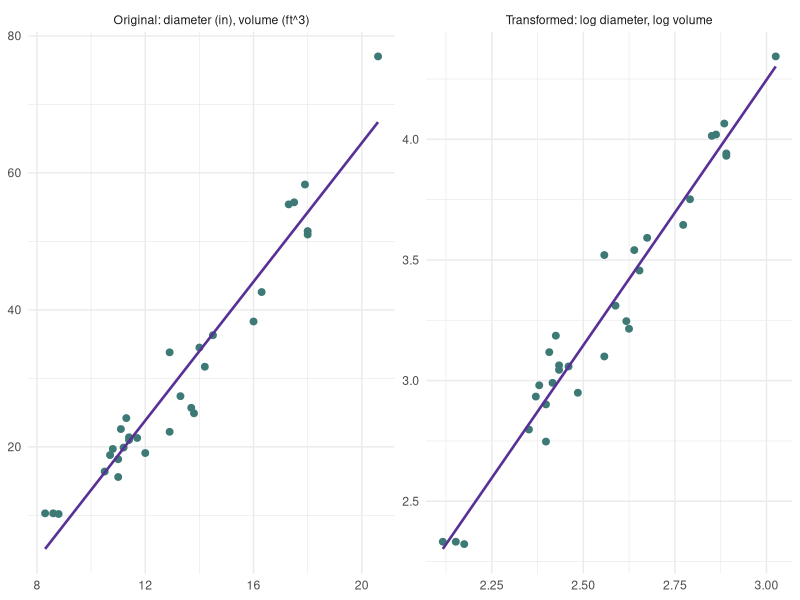
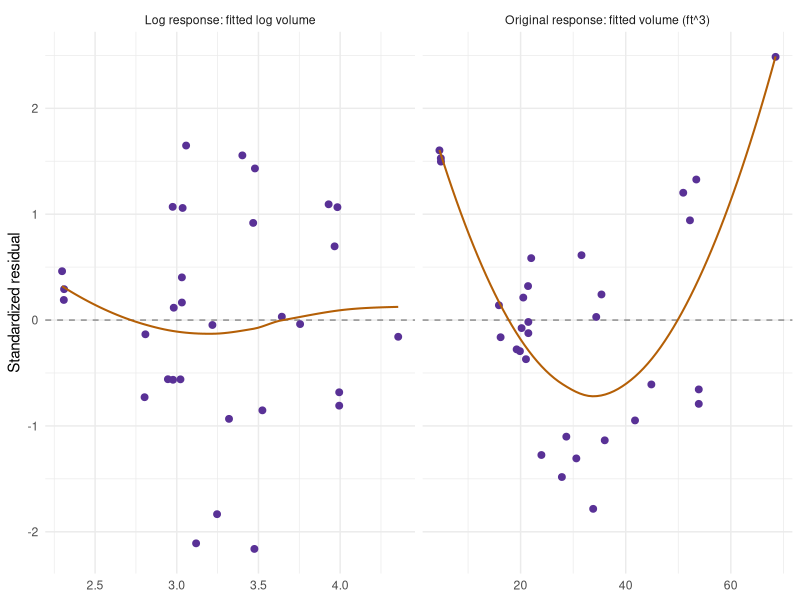
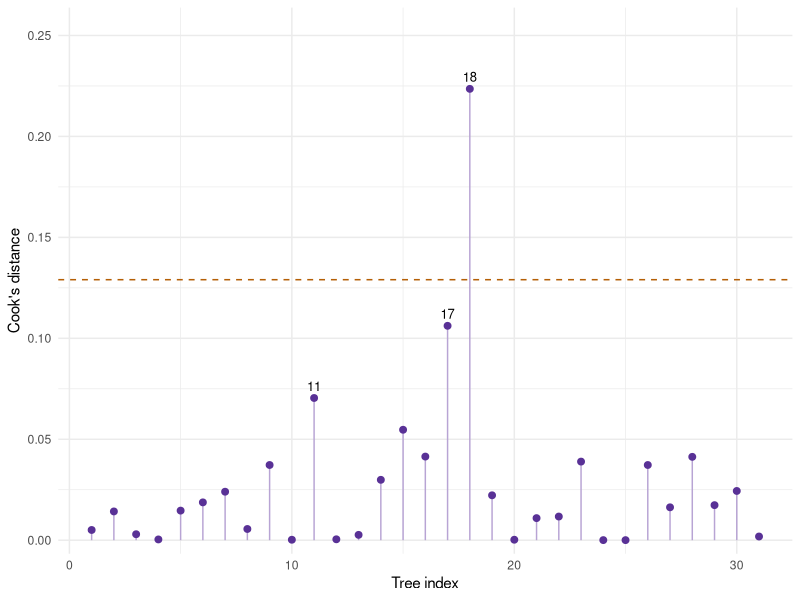
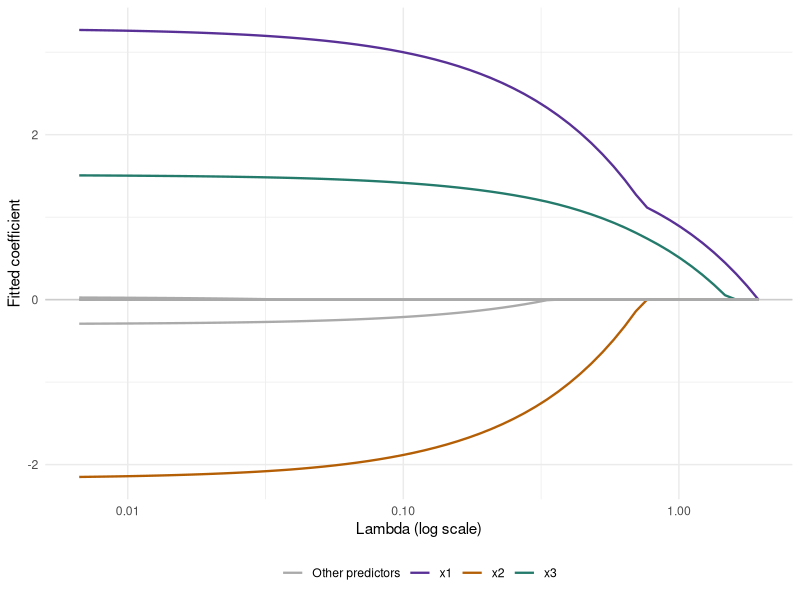
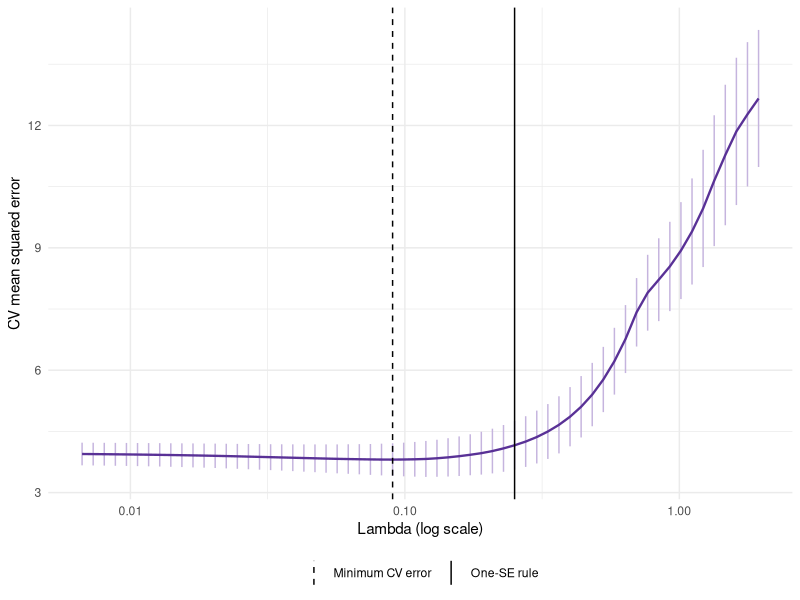

These figures' R source, in order:
## ---- chunk 1
#| label: ch7-tree-models
library(ggplot2)
ch7_trees <- transform(datasets::trees, Diameter = Girth)
ch7_raw <- lm(Volume ~ Diameter + Height, data = ch7_trees)
ch7_log <- lm(log(Volume) ~ log(Diameter) + log(Height), data = ch7_trees)
knitr::kable(data.frame(Term = names(coef(ch7_log)),
  Estimate = unname(coef(ch7_log))), digits = 3, row.names = FALSE)
## ---- chunk 2
#| label: fig-ch7-tree-scales
#| echo: false
#| fig-pos: "H"
#| fig-width: 7
#| fig-height: 3.3
#| fig-cap: "The same 31 trees on two scales, each with a simple least-squares line using diameter alone. The log-log view motivates a power relationship; the fitted multiple regression above also adjusts for height. This plot does not establish that the transformed model is adequate."
#| fig-alt: "Side-by-side plots show volume versus diameter on the original scale and log volume versus log diameter. A purple straight line is fitted separately in each panel."
ch7_scale <- rbind(
  data.frame(x = ch7_trees$Diameter, y = ch7_trees$Volume,
    Scale = "Original: diameter (in), volume (ft^3)"),
  data.frame(x = log(ch7_trees$Diameter), y = log(ch7_trees$Volume),
    Scale = "Transformed: log diameter, log volume"))
ggplot(ch7_scale, aes(x, y)) +
  geom_point(colour = "#3D7975", size = 2) +
  geom_smooth(method = "lm", formula = y ~ x, se = FALSE,
    colour = "#593196", linewidth = 0.9) +
  facet_wrap(~ Scale, scales = "free", nrow = 1) +
  labs(x = NULL, y = NULL) + theme_minimal(base_size = 11)
## ---- chunk 3
#| label: fig-ch7-tree-residuals
#| echo: false
#| fig-pos: "H"
#| fig-width: 7
#| fig-height: 3.3
#| fig-cap: "Standardized residuals from the additive original-scale model and the log-log model, both using diameter and height. The smooth orange line helps reveal remaining mean structure. Inspect each pattern; their fitted-value scales differ, so raw SSE or R-squared values across response scales would not be a fair comparison."
#| fig-alt: "Two panels compare standardized residuals versus fitted values for the original and log-response tree models, with zero reference lines and smooth trend lines."
ch7_res <- rbind(
  data.frame(Fitted = fitted(ch7_raw), Residual = rstandard(ch7_raw),
    Model = "Original response: fitted volume (ft^3)"),
  data.frame(Fitted = fitted(ch7_log), Residual = rstandard(ch7_log),
    Model = "Log response: fitted log volume"))
ggplot(ch7_res, aes(Fitted, Residual)) +
  geom_hline(yintercept = 0, linetype = "dashed", colour = "grey55") +
  geom_point(colour = "#593196", size = 2) +
  geom_smooth(method = "loess", formula = y ~ x, span = 1,
    se = FALSE, colour = "#B45F06", linewidth = 0.7) +
  facet_wrap(~ Model, scales = "free_x", nrow = 1) +
  labs(x = NULL, y = "Standardized residual") + theme_minimal(base_size = 11)
## ---- chunk 4
#| label: ch7-back-transform
ch7_newtree <- data.frame(Diameter = 15, Height = 80)
ch7_eta <- as.numeric(predict(ch7_log, newdata = ch7_newtree))
knitr::kable(data.frame(
  `Median volume` = exp(ch7_eta),
  `Mean volume, lognormal correction` = exp(ch7_eta + sigma(ch7_log)^2 / 2),
  check.names = FALSE), digits = 2,
  caption = "Predicted cubic feet for diameter 15 inches and height 80 feet.")
## ---- chunk 5
#| label: ch7-tree-influence
ch7_diag <- data.frame(Tree = seq_len(nrow(ch7_trees)),
  Studentized = rstudent(ch7_log), Leverage = hatvalues(ch7_log),
  Cook = cooks.distance(ch7_log))
ch7_top <- head(order(ch7_diag$Cook, decreasing = TRUE), 3)
## ---- chunk 6
#| label: fig-ch7-tree-cook
#| echo: false
#| fig-pos: "H"
#| fig-width: 6.5
#| fig-height: 2.2
#| fig-cap: "Cook's distances for the log-volume model. Labels mark the three largest values; the dashed 4/n line is only a screening guide. Tree 18 deserves a sensitivity check, not automatic deletion."
#| fig-alt: "A stem plot of Cook's distance by tree index. Tree 18 is highest at about 0.224, above a dashed 4/31 screening line; trees 17 and 11 are also labeled."
ggplot(ch7_diag, aes(Tree, Cook)) +
  geom_hline(yintercept = 4 / nrow(ch7_diag), linetype = "dashed",
    colour = "#B45F06") +
  geom_segment(aes(xend = Tree, y = 0, yend = Cook), colour = "#B8A4D4") +
  geom_point(colour = "#593196", size = 2) +
  geom_text(data = ch7_diag[ch7_top, ], aes(label = Tree),
    vjust = -0.7, size = 3.3) +
  scale_y_continuous(expand = expansion(mult = c(0.03, 0.18))) +
  labs(x = "Tree index", y = "Cook's distance") + theme_minimal(base_size = 11)
## ---- chunk 7
#| label: ch7-tree-influence-table
#| echo: false
knitr::kable(ch7_diag[ch7_top, ], digits = 3, row.names = FALSE)
## ---- chunk 8
#| label: ch7-tree-sensitivity
ch7_flag <- which.max(ch7_diag$Cook)
ch7_log_without <- update(ch7_log, data = ch7_trees[-ch7_flag, ])
knitr::kable(data.frame(Term = names(coef(ch7_log)),
  All_trees = unname(coef(ch7_log)),
  Omit_flagged_tree = unname(coef(ch7_log_without))),
  digits = 3, row.names = FALSE,
  col.names = c("Term", "All trees", "Omit flagged tree"))
## ---- chunk 9
#| label: ch7-selection-data
set.seed(8561)
ch7_n <- 160
ch7_X <- matrix(rnorm(ch7_n * 8), nrow = ch7_n)
ch7_X[, 2] <- 0.7 * ch7_X[, 1] + sqrt(1 - 0.7^2) * ch7_X[, 2]
colnames(ch7_X) <- paste0("x", 1:8)
ch7_dat <- data.frame(y = 5 + 3 * ch7_X[, 1] - 2 * ch7_X[, 2] +
  1.5 * ch7_X[, 3] + rnorm(ch7_n, sd = 2), ch7_X)
ch7_id <- sample(seq_len(ch7_n), 120)
ch7_train <- ch7_dat[ch7_id, ]
ch7_test <- ch7_dat[-ch7_id, ]
ch7_folds <- sample(rep(1:5, length.out = nrow(ch7_train)))
## ---- chunk 10
#| label: ch7-subset-search
ch7_null <- lm(y ~ 1, data = ch7_train, na.action = na.fail)
ch7_full <- lm(y ~ ., data = ch7_train, na.action = na.fail)
ch7_scope <- list(lower = formula(ch7_null), upper = formula(ch7_full))
ch7_forward <- step(ch7_null, scope = ch7_scope,
  direction = "forward", trace = 0)
ch7_backward <- step(ch7_full, scope = ch7_scope,
  direction = "backward", trace = 0)
ch7_both <- step(ch7_null, scope = ch7_scope,
  direction = "both", trace = 0)
ch7_searches <- list(Forward = ch7_forward, Backward = ch7_backward,
  Stepwise = ch7_both)
knitr::kable(data.frame(
  Search = names(ch7_searches),
  Selected = vapply(ch7_searches, function(m)
    paste(attr(terms(m), "term.labels"), collapse = ", "), character(1)),
  AIC = vapply(ch7_searches, AIC, numeric(1))), digits = 2, row.names = FALSE)
## ---- chunk 11
#| label: ch7-penalty-cv
library(glmnet)
ch7_xtrain <- as.matrix(ch7_train[paste0("x", 1:8)])
ch7_xtest <- as.matrix(ch7_test[paste0("x", 1:8)])
ch7_ridge <- cv.glmnet(ch7_xtrain, ch7_train$y,
  alpha = 0, foldid = ch7_folds, standardize = TRUE, type.measure = "mse")
ch7_lasso <- cv.glmnet(ch7_xtrain, ch7_train$y,
  alpha = 1, foldid = ch7_folds, standardize = TRUE, type.measure = "mse")
## ---- chunk 12
#| label: fig-ch7-lasso-path
#| echo: false
#| fig-pos: "H"
#| fig-width: 7
#| fig-height: 3.5
#| fig-cap: "Lasso coefficient paths from the sensor training data. Larger penalties move slopes toward zero. The three true signal predictors are colored; the other five are gray. A path displays fitted coefficients, not confidence intervals."
#| fig-alt: "Lasso coefficient paths against lambda on a log scale; x1, x2, and x3 are colored and the other five predictors are gray. More paths become zero at larger penalties."
ch7_b <- as.matrix(ch7_lasso$glmnet.fit$beta)
ch7_path <- data.frame(Lambda = rep(ch7_lasso$lambda, each = nrow(ch7_b)),
  Coefficient = as.vector(ch7_b),
  Predictor = rep(rownames(ch7_b), times = ncol(ch7_b)))
ch7_path$Label <- ifelse(ch7_path$Predictor %in% c("x1", "x2", "x3"),
  ch7_path$Predictor, "Other predictors")
ggplot(ch7_path, aes(Lambda, Coefficient, group = Predictor, colour = Label)) +
  geom_hline(yintercept = 0, colour = "grey80") +
  geom_line(linewidth = 0.8) + scale_x_log10() +
  scale_colour_manual(values = c(x1 = "#593196", x2 = "#B45F06",
    x3 = "#247A6B", `Other predictors` = "#AAAAAA")) +
  labs(x = "Lambda (log scale)", y = "Fitted coefficient", colour = NULL) +
  theme_minimal(base_size = 11) + theme(legend.position = "bottom")
## ---- chunk 13
#| label: fig-ch7-lasso-cv
#| echo: false
#| fig-pos: "H"
#| fig-width: 6.5
#| fig-height: 3.3
#| fig-cap: "Five-fold CV within the sensor training set. Bars show plus or minus one estimated CV standard error, not confidence intervals for individual responses. Dashed: minimum-error lambda. Solid: the more regularized one-SE choice used below."
#| fig-alt: "Cross-validation mean squared error for lasso versus lambda, with standard-error bars and vertical lines for lambda.min and lambda.1se."
ch7_cvplot <- data.frame(Lambda = ch7_lasso$lambda, MSE = ch7_lasso$cvm,
  SE = ch7_lasso$cvsd)
ch7_cvlines <- data.frame(Lambda = c(ch7_lasso$lambda.min, ch7_lasso$lambda.1se),
  Rule = c("Minimum CV error", "One-SE rule"))
ggplot(ch7_cvplot, aes(Lambda, MSE)) +
  geom_errorbar(aes(ymin = pmax(0, MSE - SE), ymax = MSE + SE),
    colour = "#C5B4DE", width = 0) +
  geom_line(colour = "#593196", linewidth = 0.8) +
  geom_vline(data = ch7_cvlines, aes(xintercept = Lambda, linetype = Rule)) +
  scale_linetype_manual(values = c(`Minimum CV error` = "dashed", `One-SE rule` = "solid")) +
  scale_x_log10() + labs(x = "Lambda (log scale)", y = "CV mean squared error",
    linetype = NULL) + theme_minimal(base_size = 11) +
  theme(legend.position = "bottom")
## ---- chunk 14
#| label: ch7-final-evaluation
ch7_predictions <- cbind(
  Baseline = rep(mean(ch7_train$y), nrow(ch7_test)),
  Full_OLS = predict(ch7_full, newdata = ch7_test),
  Forward = predict(ch7_forward, newdata = ch7_test),
  Backward = predict(ch7_backward, newdata = ch7_test),
  Stepwise = predict(ch7_both, newdata = ch7_test),
  Ridge = as.numeric(predict(ch7_ridge, newx = ch7_xtest, s = "lambda.1se")),
  Lasso = as.numeric(predict(ch7_lasso, newx = ch7_xtest, s = "lambda.1se")))
knitr::kable(data.frame(Method = colnames(ch7_predictions),
  Test_RMSE = sqrt(colMeans((ch7_predictions - ch7_test$y)^2))),
  digits = 3, row.names = FALSE)
ch7_lasso_coef <- as.matrix(coef(ch7_lasso, s = "lambda.1se"))[-1, 1]
knitr::kable(data.frame(Predictor = names(ch7_lasso_coef),
  Lasso_coefficient = unname(ch7_lasso_coef)), digits = 3, row.names = FALSE)
